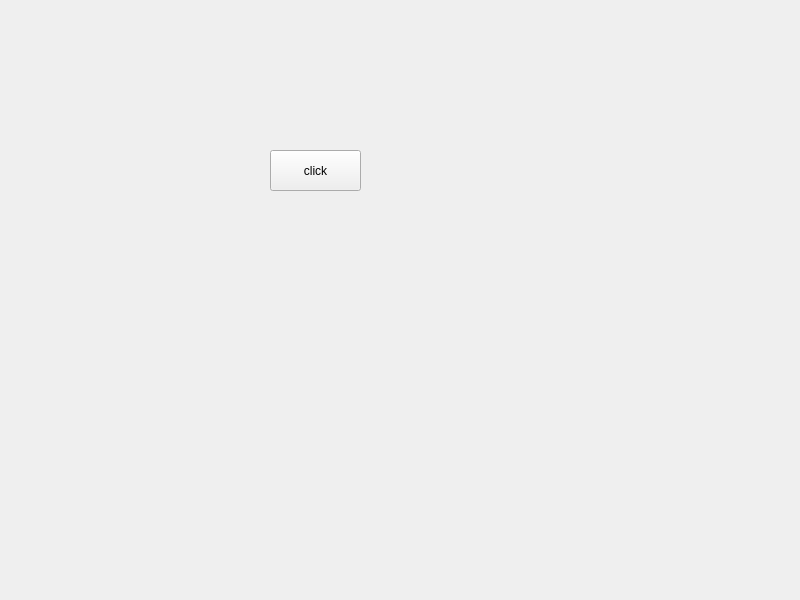
<?xml version="1.0" encoding="UTF-8"?>
<ui version="4.0">
 <class>Widget</class>
 <widget class="QWidget" name="Widget">
  <property name="geometry">
   <rect>
    <x>0</x>
    <y>0</y>
    <width>800</width>
    <height>600</height>
   </rect>
  </property>
  <property name="cursor">
   <cursorShape>ArrowCursor</cursorShape>
  </property>
  <property name="windowTitle">
   <string>Widget</string>
  </property>
  <widget class="QPushButton" name="pushButton">
   <property name="geometry">
    <rect>
     <x>270</x>
     <y>150</y>
     <width>91</width>
     <height>41</height>
    </rect>
   </property>
   <property name="cursor">
    <cursorShape>ArrowCursor</cursorShape>
   </property>
   <property name="text">
    <string>click</string>
   </property>
  </widget>
 </widget>
 <resources/>
 <connections/>
</ui>
